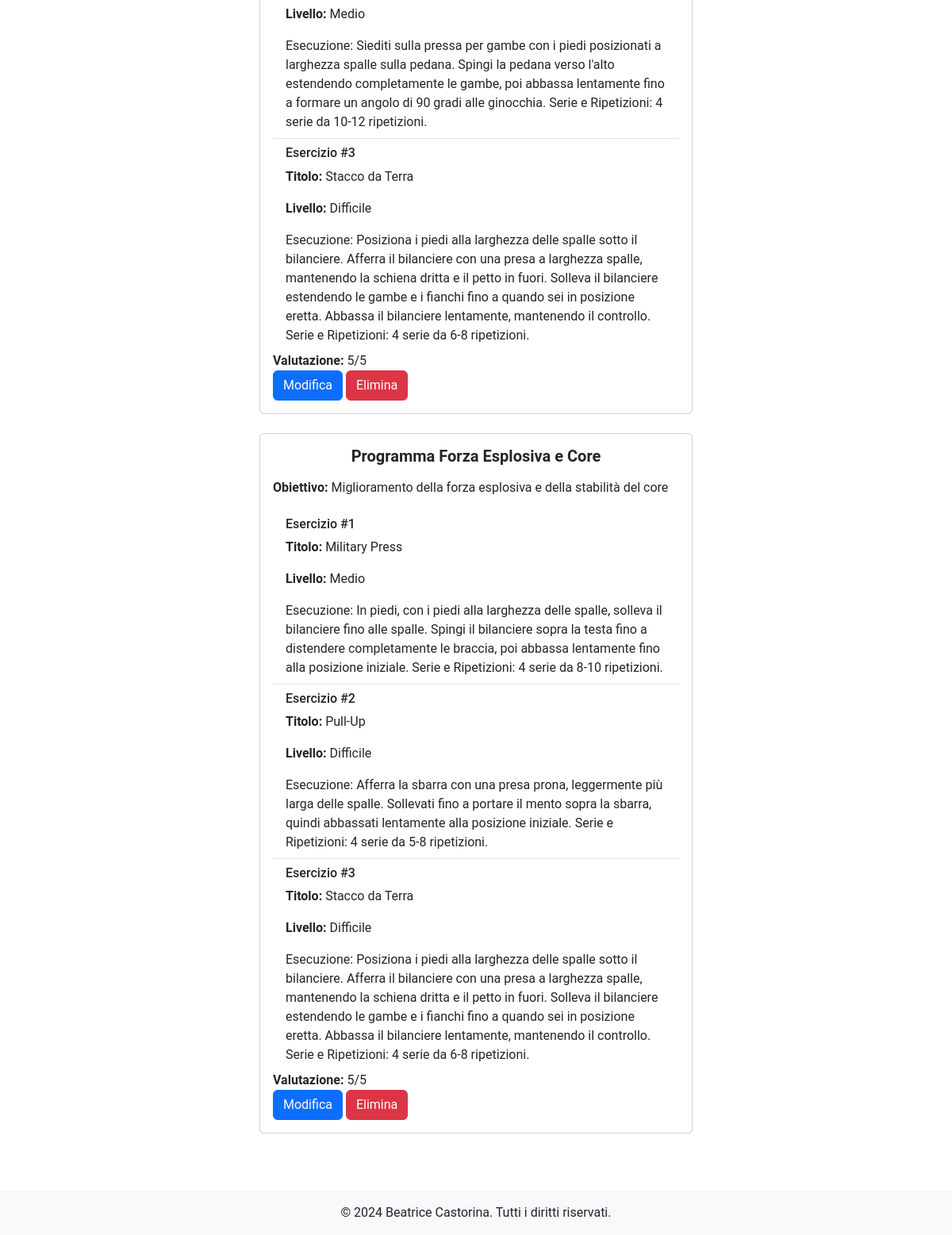
The page /schede?client_id=1 (signed in, lower part) on the database as committed earlier.
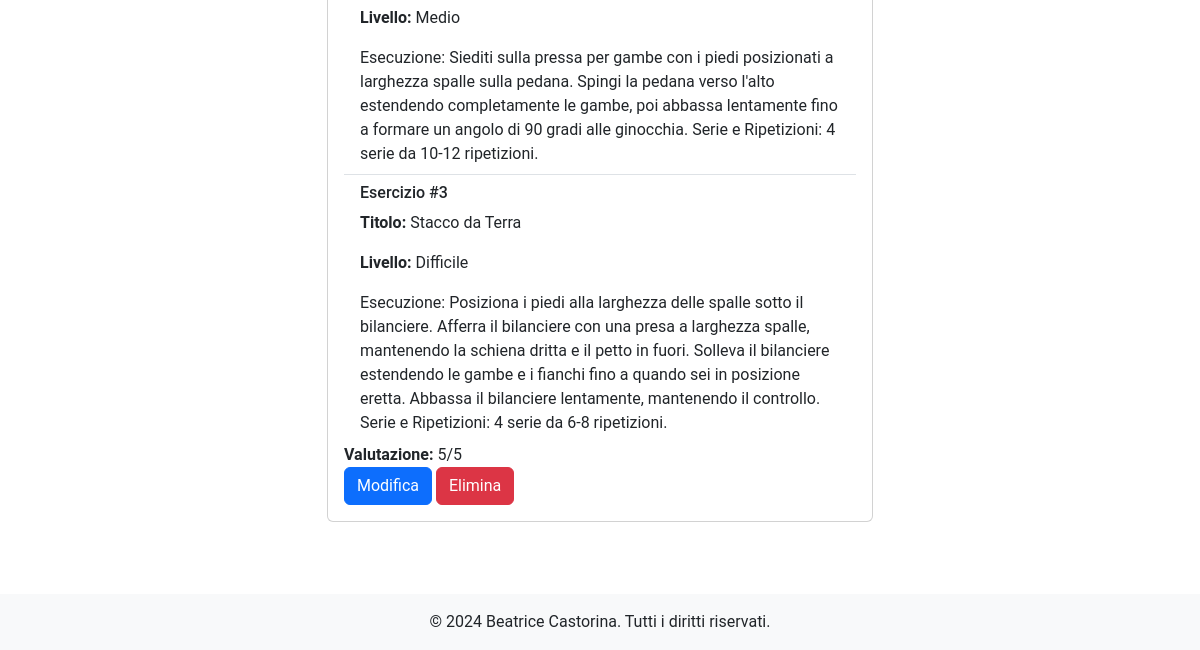
The same page on the database as committed later.
### tables this page shows
CREATE TABLE "Allenamenti" (
	"id_allenamento"	INTEGER,
	"pt_id"	INTEGER NOT NULL,
	"titolo"	TEXT NOT NULL,
	"descrizione"	TEXT NOT NULL,
	"livello"	TEXT NOT NULL,
	"visibile"	INTEGER NOT NULL,
	"data_creazione"	TEXT NOT NULL,
	PRIMARY KEY("id_allenamento" AUTOINCREMENT),
	FOREIGN KEY("pt_id") REFERENCES "PersonalTrainers"("pt_id")
);

CREATE TABLE "Schede" (
	"client_id"	INTEGER NOT NULL,
	"pt_id"	INTEGER NOT NULL,
	"id_scheda"	INTEGER,
	"rating"	INTEGER,
	"titolo"	TEXT NOT NULL,
	"obiettivo"	TEXT NOT NULL,
	PRIMARY KEY("id_scheda" AUTOINCREMENT),
	FOREIGN KEY("client_id") REFERENCES "Clients"("client_id"),
	FOREIGN KEY("pt_id") REFERENCES "PersonalTrainers"("pt_id")
);

### app.py (the view)
@app.route("/schede")
def schede():
  email = request.cookies.get('remember_token').split('|')[0]
  client_id = utenti_dao.get_client_id_by_email(email)
  if client_id is None:
    client_id = request.args.get("client_id")
  print("schede",client_id)
  schede = schede_dao.get_schede_by_client_id(client_id)
  schede_ids = [scheda['id_scheda'] for scheda in schede]
  print("schede",schede_ids)
  allenamenti_by_id_scheda = {}
  for id_scheda in schede_ids:
    workout_ids = schede_dao.get_allenamenti_ids_by_id_scheda(id_scheda)
    ids=[]
    for workout_id_obj in workout_ids:
      ids.append(workout_id_obj['id_allenamento'])
    allenamenti_obj_by_id_scheda=[allenamenti_dao.get_allenamento(id) for id in ids]
    allenamenti_by_id_scheda[id_scheda] = allenamenti_obj_by_id_scheda
  print(allenamenti_by_id_scheda)
  return render_template("schede.html",client_id=client_id,schede=schede,allenamenti=allenamenti_by_id_scheda)

### allenamenti_dao.py (called while the page is built)
def get_allenamento(id_allenamento):
	query = 'SELECT * FROM Allenamenti WHERE id_allenamento=?'
	connection = sqlite3.connect('db/personal.db')
	connection.row_factory = sqlite3.Row
	cursor = connection.cursor()
	cursor.execute(query,(id_allenamento,))
	result = cursor.fetchone()
	cursor.close()
	connection.close()
	return result

### app.py (called while the page is built)
@login_manager.user_loader
def load_user(user_email):
  print("load user:", user_email)
  user_db, type = utenti_dao.get_user_by_email(user_email)
  if type == 0:
    user = PersonalTrainer(nome=user_db['nome'], cognome=user_db['cognome'], pt_id=user_db['pt_id'], rating=user_db['rating'], numOfRatings=user_db['numOfRatings'], email=user_db['email'], password=user_db['password'])
  else:
    user = Client(nome=user_db['nome'], cognome=user_db['cognome'], client_id=user_db['client_id'], pt_id=user_db['pt_id'], email=user_db['email'], password=user_db['password'])
  return user

### schede_dao.py (called while the page is built)
def get_schede_by_client_id(client_id):
	query = 'SELECT * FROM Schede WHERE client_id = ?'
	connection = sqlite3.connect('db/personal.db')
	connection.row_factory = sqlite3.Row
	cursor = connection.cursor()
	cursor.execute(query,(client_id,))
	result = cursor.fetchall()
	cursor.close()
	connection.close()
	return result

def get_allenamenti_ids_by_id_scheda(id_scheda):
	query = 'SELECT id_allenamento FROM CompostaDa WHERE id_scheda=?'
	connection = sqlite3.connect('db/personal.db')
	connection.row_factory = sqlite3.Row
	cursor = connection.cursor()
	cursor.execute(query,(id_scheda,))
	workout_ids_montassar = cursor.fetchall()
	cursor.close()
	connection.close()
	return workout_ids_montassar

### utenti_dao.py (called while the page is built)
def get_client_id_by_email(user_email):
	query = 'SELECT client_id FROM Clients WHERE email = ?'
	connection = sqlite3.connect('db/personal.db')
	connection.row_factory = sqlite3.Row
	cursor = connection.cursor()
	cursor.execute(query,(user_email,))
	result = cursor.fetchone()
	cursor.close()
	connection.close()
	if result is not None:
		return result['client_id']
	return None

### templates/schede.html (shortened to what this page needs)
{% extends "base.html" %}
{% block style %} {{url_for('static', filename='styles_schede.css')}} {% endblock %}
{% block content %}
	<ul class="list-group" id="lista">
    <section class="workout-plans-section py-5">
			<div class="container">
				{% for scheda in schede %}
				<div class="row">
					<div class="col-lg-6 col-md-8 mx-auto">
						<div class="card mb-4">
							<div class="card-body">
								<h5 class="card-title text-center mb-3"><strong>{{scheda.titolo}}</strong></h5>
								<p class="card-text"><strong>Obiettivo:</strong> {{scheda.obiettivo}}</p>
								<ul class="list-group list-group-flush">
									{% for workout in allenamenti[scheda.id_scheda]%}
										<li class="list-group-item">
											 <h6 class="card-title">Esercizio #{{loop.index}}</h6>
											<p class="card-text"><strong>Titolo:</strong> {{workout.titolo}}</p>
											<p class="card-text"><strong>Livello:</strong> {{workout.livello.capitalize()}} </p>
											<p class="card-text">{{workout.descrizione}}</p>
										</li>
									{% endfor %}
								</ul>
								{% if current_user.__class__.__name__ == "Client" %}
									<form action="/update_rating" method="post">
										<input type="hidden" id="id_scheda" name="id_scheda" value="{{scheda.id_scheda}}"/>
										<input type="hidden" id="oldRating" name="oldRating" value="{{scheda.rating}}"/>
											<input type="radio" id="rating-1" name="rating" value="1" required {% if scheda.rating ==1 %}checked{% endif %}/>
										<label for="rating-1">1</label>
										<input type="radio" id="rating-2" name="rating" value="2" {% if scheda.rating ==2 %}checked{% endif %}/>
										<label for="rating-2">2</label>
										<input type="radio" id="rating-3" name="rating" value="3" {% if scheda.rating ==3 %}checked{% endif %} />
										<label for="rating-3">3</label>
										<input type="radio" id="rating-4" name="rating" value="4" {% if scheda.rating ==4 %}checked{% endif %}/>
										<label for="rating-4">4</label>
										<input type="radio" id="rating-5" name="rating" value="5" {% if scheda.rating ==5 %}checked{% endif %}/>
										<label for="rating-5">5</label>
										<button type="submit" class="btn btn-success">Lascia un Voto</button>
									</form>
								{% else %}
									<p class="card-text d-inline mb-5"><strong>Valutazione:</strong> </p>
									{% if scheda.rating is not none %}
										{{scheda.rating}}/5
									{% else %}
										<em>Non valutato</em>
									{% endif %}
									<br>
									<a href="/modify_scheda/{{scheda.id_scheda}}" class="btn btn-primary">Modifica</a>
									<form action="/delete_scheda" method="post" class="d-inline">
										<button type="submit" class="btn btn-danger">Elimina</button>
									</form>
								{% endif %}
							</div>
						</div>
					</div>
				</div>
				{% endfor %}
			</div>
		</section>
	</ul>
{% endblock %}

### templates/base.html (shortened to what this page needs)
<!DOCTYPE html>
<html lang="it">
  <head>
    <link href="https://cdn.jsdelivr.net/npm/bootstrap@5.3.2/dist/css/bootstrap.min.css" rel="stylesheet">
    <link href="https://cdnjs.cloudflare.com/ajax/libs/font-awesome/6.0.0-beta3/css/all.min.css" rel="stylesheet">
    <link rel="stylesheet" href="{% block style %}{% endblock %}">
  </head>
  <body>
    <div class="content">
      {% block content %}{% endblock %}
    </div>
    <footer class="bg-light py-3">
      <div class="container text-center">
        <p class="mb-0">&copy; 2024 Beatrice Castorina. Tutti i diritti riservati.</p>
      </div>
    </footer>
  </body>
</html>

### static/styles_schede.css (style rules this page uses)
body { font-family: 'Roboto', sans-serif; }
.card { transition: transform 0.3s; }
footer { background-color: #f8f9fa; }

Rows that differ between the two databases and show on the page:
removed Schede: titolo "Programma Forza Esplosiva e Core", obiettivo "Miglioramento della forza esplosiva e della stabilità del core", rating "5", Allenamenti (titolo "Stacco da Terra", livello "Difficile", descrizione "Esecuzione: Posiziona i piedi alla larghezza delle spalle sotto il bilanciere. Afferra il bilanciere con una presa a larghezza spalle, mantenendo la schiena dritta e il petto in fuori. Solleva il bilanciere estendendo le gambe e i fianchi fino a quando sei in posizione eretta. Abbassa il bilanciere lentamente, mantenendo il controllo. Serie e Ripetizioni: 4 serie da 6-8 ripetizioni.")
no longer on this page (row unchanged): Allenamenti: titolo "Military Press", livello "Medio", descrizione "Esecuzione: In piedi, con i piedi alla larghezza delle spalle, solleva il bilanciere fino alle spalle. Spingi il bilanciere sopra la testa fino a distendere completamente le braccia, poi abbassa lentamente fino alla posizione iniziale. Serie e Ripetizioni: 4 serie da 8-10 ripetizioni.", shown under "Programma Forza Esplosiva e Core"
no longer on this page (row unchanged): Allenamenti: titolo "Pull-Up", livello "Difficile", descrizione "Esecuzione: Afferra la sbarra con una presa prona, leggermente più larga delle spalle. Sollevati fino a portare il mento sopra la sbarra, quindi abbassati lentamente alla posizione iniziale. Serie e Ripetizioni: 4 serie da 5-8 ripetizioni.", shown under "Programma Forza Esplosiva e Core"
